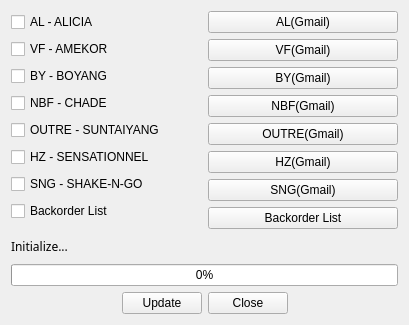
<?xml version="1.0" encoding="UTF-8"?>
<ui version="4.0">
 <class>Form</class>
 <widget class="QWidget" name="Form">
  <property name="geometry">
   <rect>
    <x>0</x>
    <y>0</y>
    <width>409</width>
    <height>325</height>
   </rect>
  </property>
  <property name="windowTitle">
   <string>Inventory Update</string>
  </property>
  <layout class="QGridLayout" name="gridLayout">
   <item row="3" column="2">
    <widget class="QPushButton" name="pushButton">
     <property name="text">
      <string>Close</string>
     </property>
     <property name="checkable">
      <bool>false</bool>
     </property>
    </widget>
   </item>
   <item row="2" column="0" colspan="4">
    <widget class="QProgressBar" name="progressBar">
     <property name="value">
      <number>0</number>
     </property>
     <property name="textVisible">
      <bool>true</bool>
     </property>
     <property name="orientation">
      <enum>Qt::Horizontal</enum>
     </property>
     <property name="invertedAppearance">
      <bool>false</bool>
     </property>
     <property name="textDirection">
      <enum>QProgressBar::TopToBottom</enum>
     </property>
    </widget>
   </item>
   <item row="3" column="3">
    <spacer name="horizontalSpacer_2">
     <property name="orientation">
      <enum>Qt::Horizontal</enum>
     </property>
     <property name="sizeHint" stdset="0">
      <size>
       <width>40</width>
       <height>20</height>
      </size>
     </property>
    </spacer>
   </item>
   <item row="3" column="1">
    <widget class="QPushButton" name="pushButton_2">
     <property name="text">
      <string>Update</string>
     </property>
    </widget>
   </item>
   <item row="3" column="0">
    <spacer name="horizontalSpacer">
     <property name="orientation">
      <enum>Qt::Horizontal</enum>
     </property>
     <property name="sizeHint" stdset="0">
      <size>
       <width>40</width>
       <height>20</height>
      </size>
     </property>
    </spacer>
   </item>
   <item row="1" column="0" colspan="4">
    <widget class="QLabel" name="label">
     <property name="font">
      <font>
       <family>맑은 고딕</family>
       <pointsize>9</pointsize>
      </font>
     </property>
     <property name="text">
      <string>Initialize...</string>
     </property>
    </widget>
   </item>
   <item row="0" column="0" colspan="4">
    <layout class="QHBoxLayout" name="horizontalLayout">
     <property name="sizeConstraint">
      <enum>QLayout::SetDefaultConstraint</enum>
     </property>
     <item>
      <layout class="QVBoxLayout" name="verticalLayout">
       <item>
        <widget class="QCheckBox" name="checkBox_8">
         <property name="text">
          <string>AL - ALICIA</string>
         </property>
        </widget>
       </item>
       <item>
        <widget class="QCheckBox" name="checkBox_7">
         <property name="text">
          <string>VF - AMEKOR</string>
         </property>
        </widget>
       </item>
       <item>
        <widget class="QCheckBox" name="checkBox_6">
         <property name="text">
          <string>BY - BOYANG</string>
         </property>
        </widget>
       </item>
       <item>
        <widget class="QCheckBox" name="checkBox_5">
         <property name="text">
          <string>NBF - CHADE</string>
         </property>
        </widget>
       </item>
       <item>
        <widget class="QCheckBox" name="checkBox_4">
         <property name="text">
          <string>OUTRE - SUNTAIYANG</string>
         </property>
        </widget>
       </item>
       <item>
        <widget class="QCheckBox" name="checkBox_3">
         <property name="text">
          <string>HZ - SENSATIONNEL</string>
         </property>
        </widget>
       </item>
       <item>
        <widget class="QCheckBox" name="checkBox_2">
         <property name="text">
          <string>SNG - SHAKE-N-GO</string>
         </property>
        </widget>
       </item>
       <item>
        <widget class="QCheckBox" name="checkBox">
         <property name="text">
          <string>Backorder List</string>
         </property>
        </widget>
       </item>
      </layout>
     </item>
     <item>
      <layout class="QVBoxLayout" name="verticalLayout_3">
       <property name="sizeConstraint">
        <enum>QLayout::SetDefaultConstraint</enum>
       </property>
       <item>
        <widget class="QPushButton" name="pushButton_AL">
         <property name="enabled">
          <bool>true</bool>
         </property>
         <property name="text">
          <string>AL(Gmail)</string>
         </property>
        </widget>
       </item>
       <item>
        <widget class="QPushButton" name="pushButton_VF">
         <property name="text">
          <string>VF(Gmail)</string>
         </property>
        </widget>
       </item>
       <item>
        <widget class="QPushButton" name="pushButton_BY">
         <property name="text">
          <string>BY(Gmail)</string>
         </property>
        </widget>
       </item>
       <item>
        <widget class="QPushButton" name="pushButton_NBF">
         <property name="text">
          <string>NBF(Gmail)</string>
         </property>
        </widget>
       </item>
       <item>
        <widget class="QPushButton" name="pushButton_OUTRE">
         <property name="text">
          <string>OUTRE(Gmail)</string>
         </property>
        </widget>
       </item>
       <item>
        <widget class="QPushButton" name="pushButton_HZ">
         <property name="text">
          <string>HZ(Gmail)</string>
         </property>
        </widget>
       </item>
       <item>
        <widget class="QPushButton" name="pushButton_SNG">
         <property name="text">
          <string>SNG(Gmail)</string>
         </property>
        </widget>
       </item>
       <item>
        <widget class="QPushButton" name="pushButton_bord">
         <property name="text">
          <string>Backorder List</string>
         </property>
        </widget>
       </item>
      </layout>
     </item>
    </layout>
   </item>
  </layout>
 </widget>
 <resources/>
 <connections>
  <connection>
   <sender>pushButton</sender>
   <signal>clicked()</signal>
   <receiver>Form</receiver>
   <slot>close()</slot>
   <hints>
    <hint type="sourcelabel">
     <x>225</x>
     <y>100</y>
    </hint>
    <hint type="destinationlabel">
     <x>244</x>
     <y>117</y>
    </hint>
   </hints>
  </connection>
 </connections>
</ui>
